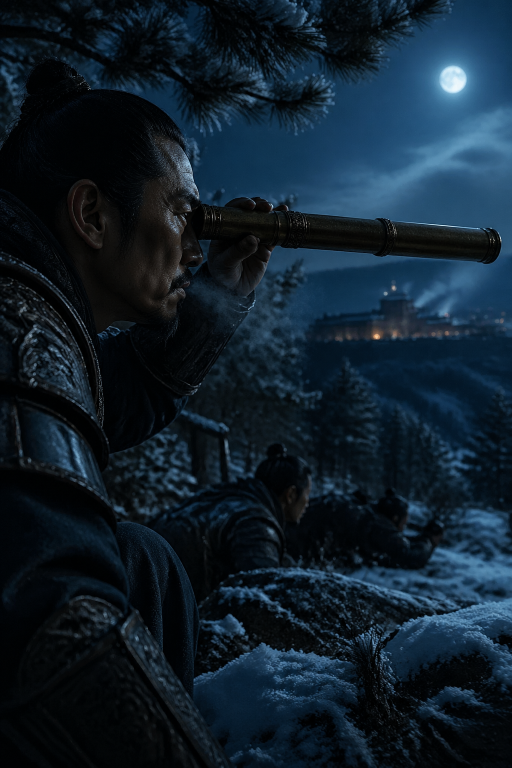
#> input picture skills/ai-image-generator/scratchpad/panel_v2_1.png, 1024 x 1536 px, found by its file name (shown at 1/2 size); its folder holds only this picture in this run
$ python merge_v2.py
#> lines starting #> are read from the running program, lines starting #| are printed output that depends on the picture
# -*- coding: utf-8 -*-
"""拼接九宫格 v2"""
from PIL import Image
import os
dst = os.path.expanduser('~/.openclaw/skills/ai-image-generator/scratchpad')

panels = []
for i in range(1, 10):
    path = os.path.join(dst, f'panel_v2_{i}.png')
    if os.path.exists(path):
        img = Image.open(path).resize((512, 768), Image.LANCZOS)
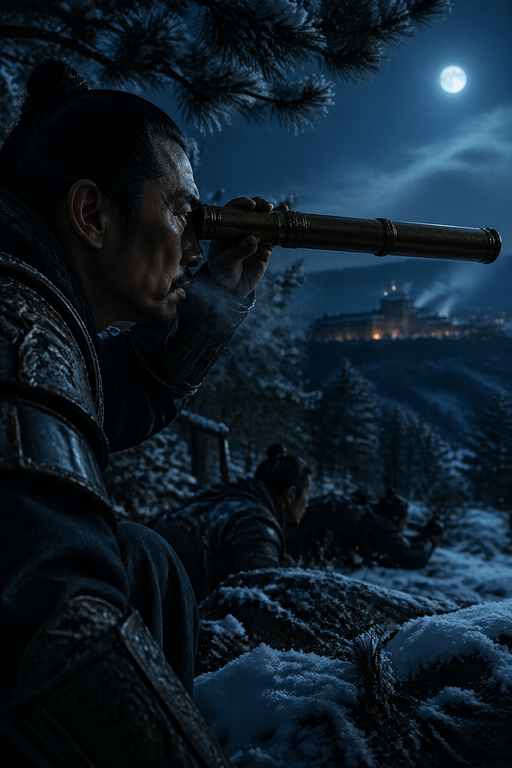
#> img: PIL image 512x768 RGB; mean R, G, B 16.1, 31.3, 43.6
        panels.append(img)

gap = 6
w, h = 512, 768
canvas = Image.new('RGB', (w*3+gap*4, h*3+gap*4), (15, 15, 15))
#> canvas: PIL image 1560x2328 RGB; every value is 15
for idx, img in enumerate(panels):
    row, col = idx // 3, idx % 3
    canvas.paste(img, (gap+col*(w+gap), gap+row*(h+gap)))
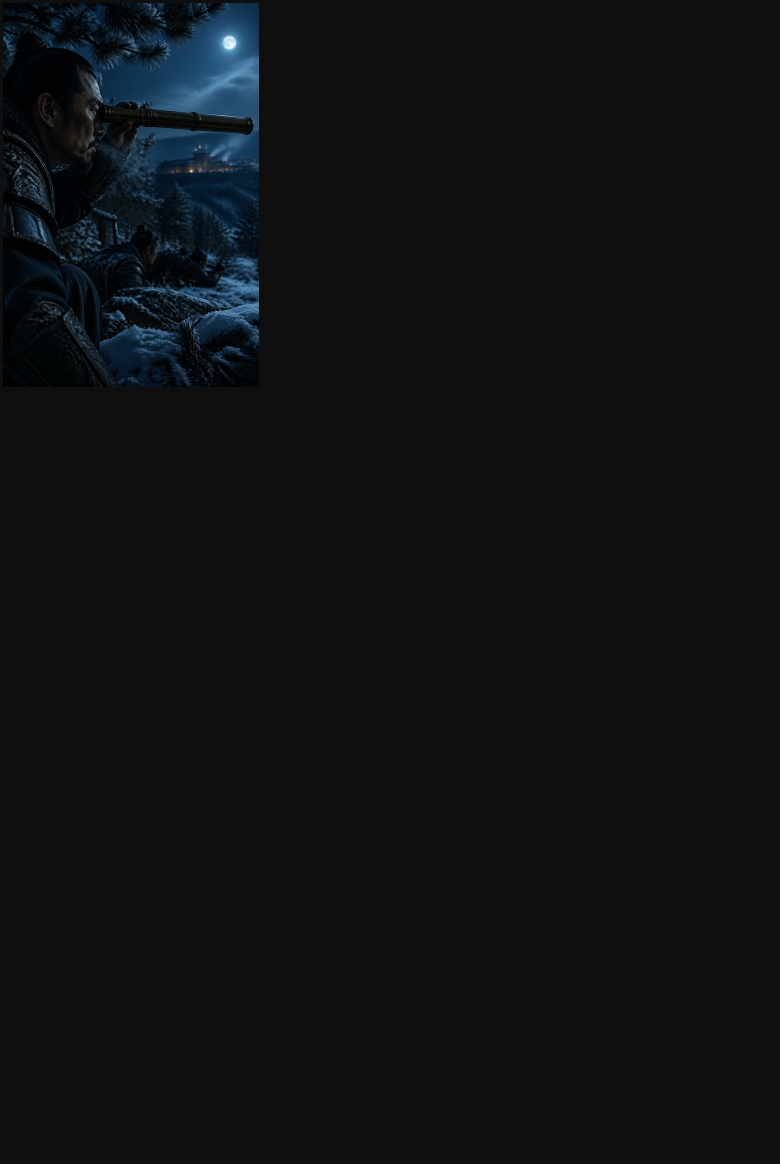
#> canvas: PIL image 1560x2328 RGB (shown at 1/2 size); mean R, G, B 15.1, 16.8, 18.1

out = os.path.join(dst, 'storyboard_v2_9grid.png')
canvas.save(out, quality=95)
print(f'九宫格已保存: {out} ({os.path.getsize(out)/1024:.0f} KB)')
